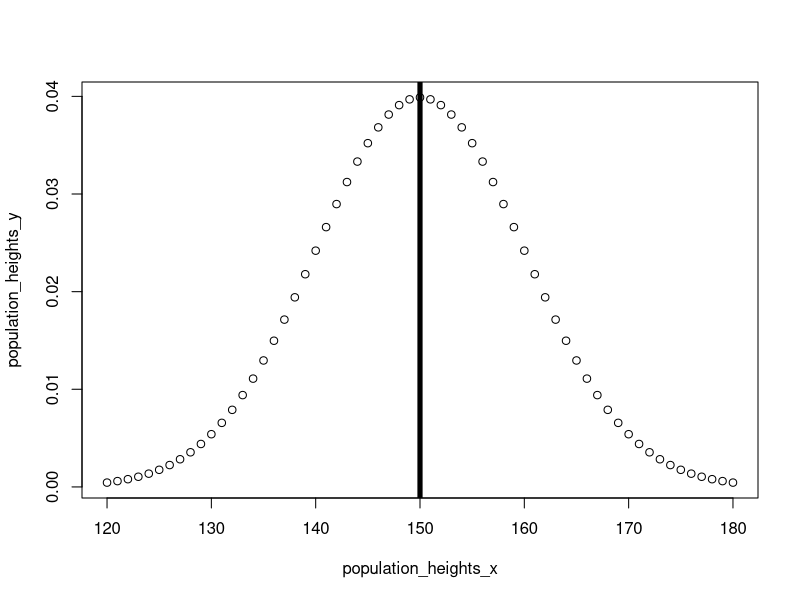
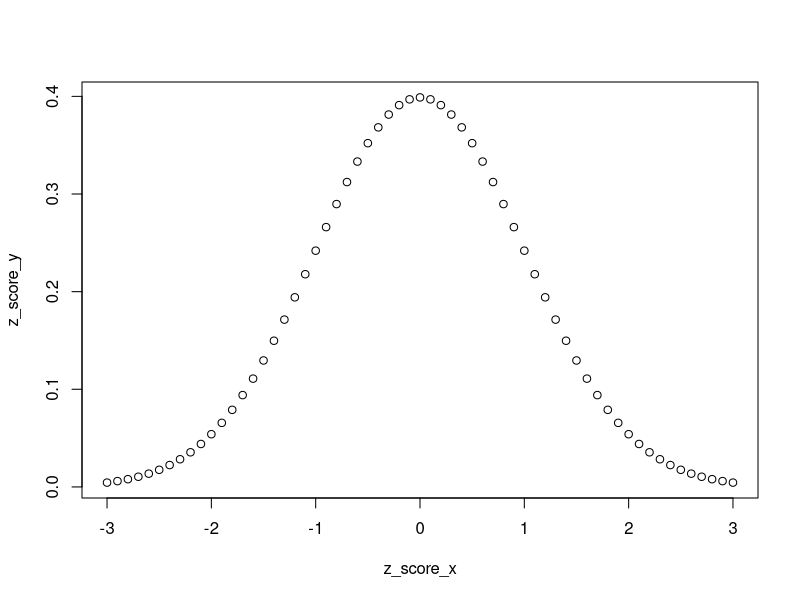
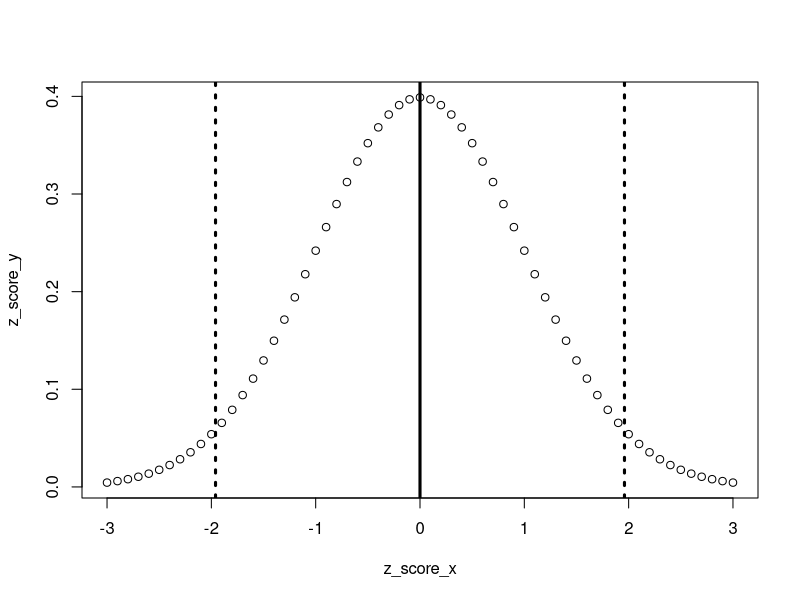
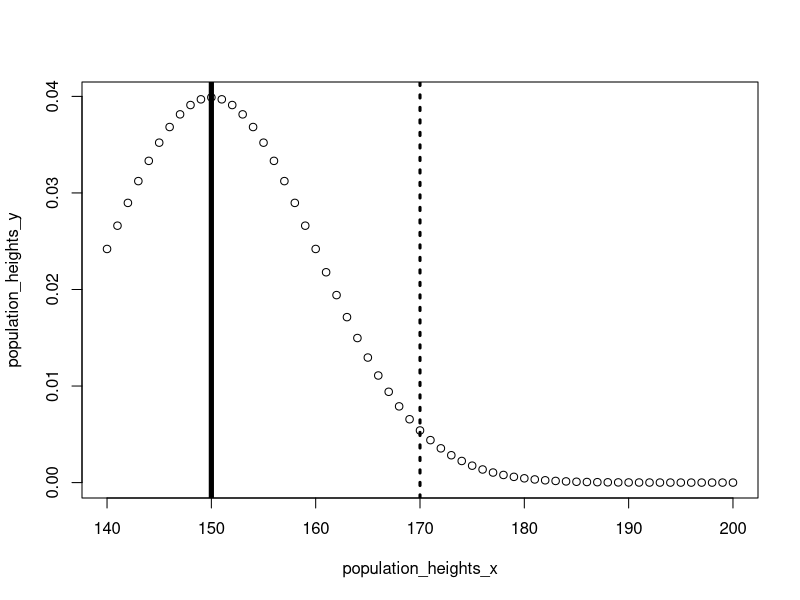
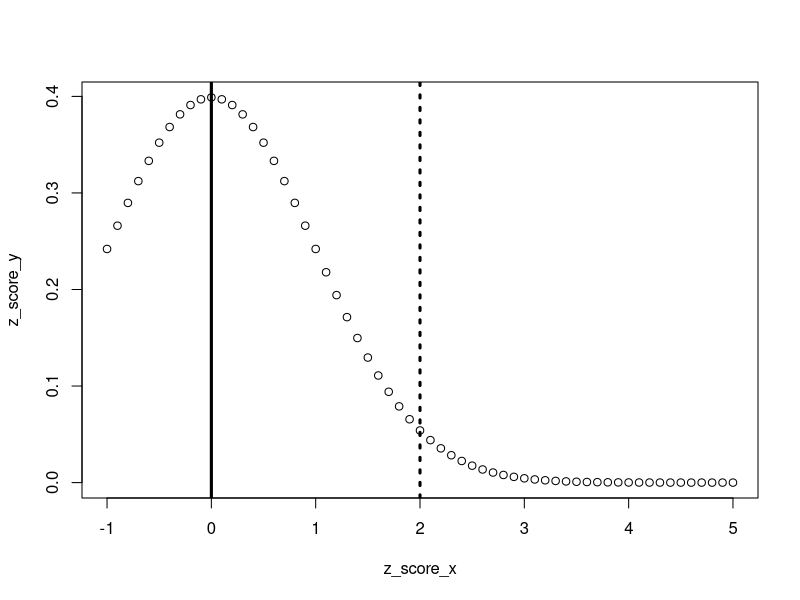

The R source for these figures, in order:
## ---- chunk 1
# Plot a normal distribution of heights
population_heights_x <- seq(
  120,    # min
  180,    # max
  by = 1  
)
population_heights_y <- dnorm(
  population_heights_x,
  mean = 150,
  sd   = 10
)
plot(
  population_heights_x,
  population_heights_y
)
# Add line to show mean
abline(
  v=150,  # where the line for the mean will be 
  lwd=5
)
## ---- chunk 2
# Plot a normal distribution of heights
z_score_x <- seq(
  -3,    # min
  3,    # max
  by = .1  
)
z_score_y <- dnorm(
  z_score_x,
  mean = 0,
  sd   = 1
)
plot(
  z_score_x,
  z_score_y
)
## ---- chunk 3
# Plot a normal distribution of heights
z_score_x <- seq(
  -3,    # min
  3,    # max
  by = .1  
)
z_score_y <- dnorm(
  z_score_x,
  mean = 0,
  sd   = 1
)
plot(
  z_score_x,
  z_score_y
)
# Add line to show mean
abline(
  v=0,  # where the line for the mean will be 
  lwd=3
)
# Add line to show lower threshold
abline(
  v= -1.96,
  lwd=3,
  lty=3
)
# Add line to show higher threshold
abline(
  v= 1.96,
  lwd=3,
  lty=3
)

## ---- chunk 4
# Plot a normal distribution of heights
population_heights_x <- seq(
  140,    # min
  200,    # max
  by = 1  
)
population_heights_y <- dnorm(
  population_heights_x,
  mean = 150,
  sd   = 10
)
plot(
  population_heights_x,
  population_heights_y
)
# Add line to show mean
abline(
  v=150,  # where the line for the mean will be 
  lwd=5
)
# Add line to show John's height
abline(
  v=170, 
  lwd=3,
  lty=3
)
## ---- chunk 5
john_height <- 170
mean_height <- 150
height_sd   <- 10
john_z_score <- (john_height - mean_height)/height_sd
john_z_score
## ---- chunk 6
# Plot a normal distribution of heights
z_score_x <- seq(
  -1,    # min
  5,    # max
  by = .1  
)
z_score_y <- dnorm(
  z_score_x,
  mean = 0,
  sd   = 1
)
plot(
  z_score_x,
  z_score_y
)
# Add line to show mean
abline(
  v=0,  # where the line for the mean will be 
  lwd=3
)
# Add line to show John's height
abline(
  v=john_z_score,
  lwd=3,
  lty=3
)

## ---- chunk 7
# compare the values below with the plot of the z_score plot
pnorm(
  q = 1.96, # put in the z-value here
  mean = 0,
  sd = 1,
  lower.tail = F
)

